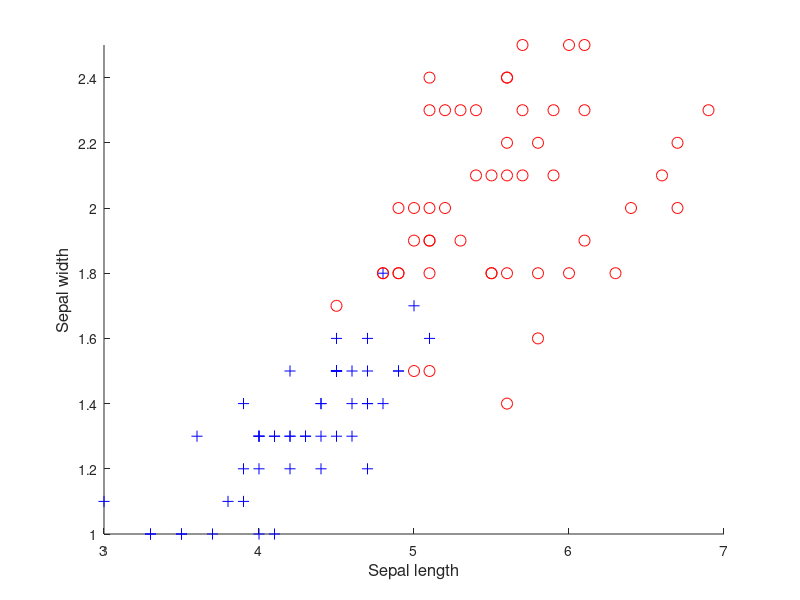

The MATLAB source for this figure: (Note: this script raises an error after producing the figure.)
load iris % Loads data matrix named 'data'. Columns 1-4: Sepal.Length Sepal.Width Petal.Length Petal.Width. Col 5 contains the labels 0 = setosa, 1 = versicolor, 2 = virginica

data = data(data(:,5)>0,:);  % using only versicolor and virginica cases, Binary classification.
data(data(:,5)==1,5) = -1; 
data(data(:,5)==2,5) = 1;
y = data(:,5);
%x = data(:,[1 2]);          % using only features Sepal.Length Sepal.Width
x = data(:,[3 4]);          % using only features Petal.Length Petal.Width

figure
plot(x(y<0,1), x(y<0,2), 'b+', 'MarkerSize', 8); hold on
plot(x(y>0,1), x(y>0,2), 'ro', 'MarkerSize', 8);
xlabel('Sepal length','fontsize',12)
ylabel('Sepal width','fontsize',12)
box off
%axis([4 8 2 4])
axis([3 7 1 2.5])
print petalData -depsc2

%[t1 t2] = meshgrid(4:0.1:8,2:0.1:4);
[t1 t2] = meshgrid(3:0.1:7,1:0.1:2.5);
t = [t1(:) t2(:)]; n = length(t);               % these are the test inputs

disp(' ')
disp('meanfunc = @meanConst; hyp.mean = 0;')
meanfunc = @meanConst; hyp.mean = 0;
disp('covfunc = @covSEard;   hyp.cov = log([1 1 1]);')
covfunc = @covSEard;   hyp.cov = log([1 1 1]);  % hyp = [ log(ell_1) log(ell_2) ... log(ell_D) log(sf) ]
disp('likfunc = @likErf;')
likfunc = @likErf;
disp(' ')

hyp = minimize(hyp, @gp, -40, @infEP, meanfunc, covfunc, likfunc, x, y);
%hyp.cov(1:2) = [log(2) log(2)]
[a b c d lp] = gp(hyp, @infEP, meanfunc, covfunc, likfunc, x, y, t, ones(n,1));
figure
set(gca, 'FontSize', 12)
plot(x(y<0,1), x(y<0,2), 'b+', 'MarkerSize', 8); hold on
plot(x(y>0,1), x(y>0,2), 'ro', 'MarkerSize', 8);
contour(t1, t2, reshape(exp(lp), size(t1)), 0.1:0.1:0.9)
[c h] = contour(t1, t2, reshape(exp(lp), size(t1)), [0.5 0.5]);
set(h, 'LineWidth', 2)
colorbar
box off
xlabel('Sepal length','fontsize',12)
ylabel('Sepal width','fontsize',12)
%axis([4 8 2 4])
axis([3 7 1 2.5])
title('EP')
print petalMinHypEP -depsc2



%%%%% DATA 1 %%%%%%%%


load data1 % contains x and y
min1 = min(x(:,1));
max1 = max(x(:,1));
min2 = min(x(:,2));
max2 = max(x(:,2));

figure
plot(x(y<0,1), x(y<0,2), 'b+', 'MarkerSize', 8); hold on
plot(x(y>0,1), x(y>0,2), 'ro', 'MarkerSize', 8);
xlabel('x1','fontsize',12)
ylabel('x2','fontsize',12)
box off
axis([min1 max1 min2 max2])
print DataSet1 -depsc2


[t1 t2] = meshgrid(min1:0.1:max1,min2:0.1:max2);
t = [t1(:) t2(:)]; n = length(t);               % these are the test inputs

disp(' ')
disp('meanfunc = @meanConst; hyp.mean = 0;')
meanfunc = @meanConst; hyp.mean = 0;
disp('covfunc = @covSEard;   hyp.cov = log([1 1 1]);')
covfunc = @covSEard;   hyp.cov = log([1 1 1]);  % hyp = [ log(ell_1) log(ell_2) ... log(ell_D) log(sf) ]
disp('likfunc = @likErf;')
likfunc = @likErf;
disp(' ')

hyp = minimize(hyp, @gp, -40, @infEP, meanfunc, covfunc, likfunc, x, y);
%hyp.cov(1:2) = [log(2) log(2)]
[a b c d lp] = gp(hyp, @infEP, meanfunc, covfunc, likfunc, x, y, t, ones(n,1));
figure
set(gca, 'FontSize', 12)
plot(x(y<0,1), x(y<0,2), 'b+', 'MarkerSize', 8); hold on
plot(x(y>0,1), x(y>0,2), 'ro', 'MarkerSize', 8);
contour(t1, t2, reshape(exp(lp), size(t1)), 0.1:0.1:0.9)
[c h] = contour(t1, t2, reshape(exp(lp), size(t1)), [0.5 0.5]);
set(h, 'LineWidth', 2)
colorbar
box off
xlabel('x1','fontsize',12)
ylabel('x2','fontsize',12)
%axis([4 8 2 4])
axis([min1 max1 min2 max2])
title('EP')
print DataSet1MinHypEP -depsc2


%%%%% DATA 2 %%%%%%%%


load data2 % contains x and y
min1 = min(x(:,1));
max1 = max(x(:,1));
min2 = min(x(:,2));
max2 = max(x(:,2));

figure
plot(x(y<0,1), x(y<0,2), 'b+', 'MarkerSize', 8); hold on
plot(x(y>0,1), x(y>0,2), 'ro', 'MarkerSize', 8);
xlabel('x1','fontsize',12)
ylabel('x2','fontsize',12)
box off
axis([min1 max1 min2 max2])
print DataSet2 -depsc2


[t1 t2] = meshgrid(min1:0.1:max1,min2:0.1:max2);
t = [t1(:) t2(:)]; n = length(t);               % these are the test inputs

disp(' ')
disp('meanfunc = @meanConst; hyp.mean = 0;')
meanfunc = @meanConst; hyp.mean = 0;
disp('covfunc = @covSEard;   hyp.cov = log([1 1 1]);')
covfunc = @covSEard;   hyp.cov = log([1 1 1]);  % hyp = [ log(ell_1) log(ell_2) ... log(ell_D) log(sf) ]
disp('likfunc = @likErf;')
likfunc = @likErf;
disp(' ')

hyp = minimize(hyp, @gp, -40, @infEP, meanfunc, covfunc, likfunc, x, y);
%hyp.cov(1:2) = [log(2) log(2)]
[a b c d lp] = gp(hyp, @infEP, meanfunc, covfunc, likfunc, x, y, t, ones(n,1));
figure
set(gca, 'FontSize', 12)
plot(x(y<0,1), x(y<0,2), 'b+', 'MarkerSize', 8); hold on
plot(x(y>0,1), x(y>0,2), 'ro', 'MarkerSize', 8);
contour(t1, t2, reshape(exp(lp), size(t1)), 0.1:0.1:0.9)
[c h] = contour(t1, t2, reshape(exp(lp), size(t1)), [0.5 0.5]);
set(h, 'LineWidth', 2)
colorbar
box off
xlabel('x1','fontsize',12)
ylabel('x2','fontsize',12)
%axis([4 8 2 4])
axis([min1 max1 min2 max2])
title('EP')
print DataSet2MinHypEP -depsc2




%%%%% DATA 3 %%%%%%%%


load data3 % contains x and y
min1 = min(x(:,1));
max1 = max(x(:,1));
min2 = min(x(:,2));
max2 = max(x(:,2));

figure
plot(x(y<0,1), x(y<0,2), 'b+', 'MarkerSize', 8); hold on
plot(x(y>0,1), x(y>0,2), 'ro', 'MarkerSize', 8);
xlabel('x1','fontsize',12)
ylabel('x2','fontsize',12)
box off
axis([min1 max1 min2 max2])
print DataSet3 -depsc2


[t1 t2] = meshgrid(min1:0.1:max1,min2:0.1:max2);
t = [t1(:) t2(:)]; n = length(t);               % these are the test inputs

disp(' ')
disp('meanfunc = @meanConst; hyp.mean = 0;')
meanfunc = @meanConst; hyp.mean = 0;
disp('covfunc = @covSEard;   hyp.cov = log([1 1 1]);')
covfunc = @covSEard;   hyp.cov = log([1 1 1]);  % hyp = [ log(ell_1) log(ell_2) ... log(ell_D) log(sf) ]
disp('likfunc = @likErf;')
likfunc = @likErf;
disp(' ')

hyp = minimize(hyp, @gp, -40, @infLaplace, meanfunc, covfunc, likfunc, x, y);
%hyp.cov(1:2) = [log(2) log(2)]
[a b c d lp] = gp(hyp, @infLaplace, meanfunc, covfunc, likfunc, x, y, t, ones(n,1));
figure
set(gca, 'FontSize', 12)
plot(x(y<0,1), x(y<0,2), 'b+', 'MarkerSize', 8); hold on
plot(x(y>0,1), x(y>0,2), 'ro', 'MarkerSize', 8);
contour(t1, t2, reshape(exp(lp), size(t1)), 0.1:0.1:0.9)
[c h] = contour(t1, t2, reshape(exp(lp), size(t1)), [0.5 0.5]);
set(h, 'LineWidth', 2)
colorbar
box off
xlabel('x1','fontsize',12)
ylabel('x2','fontsize',12)
%axis([4 8 2 4])
axis([min1 max1 min2 max2])
title('Laplace')
print DataSet3MinHypLaplace -depsc2








